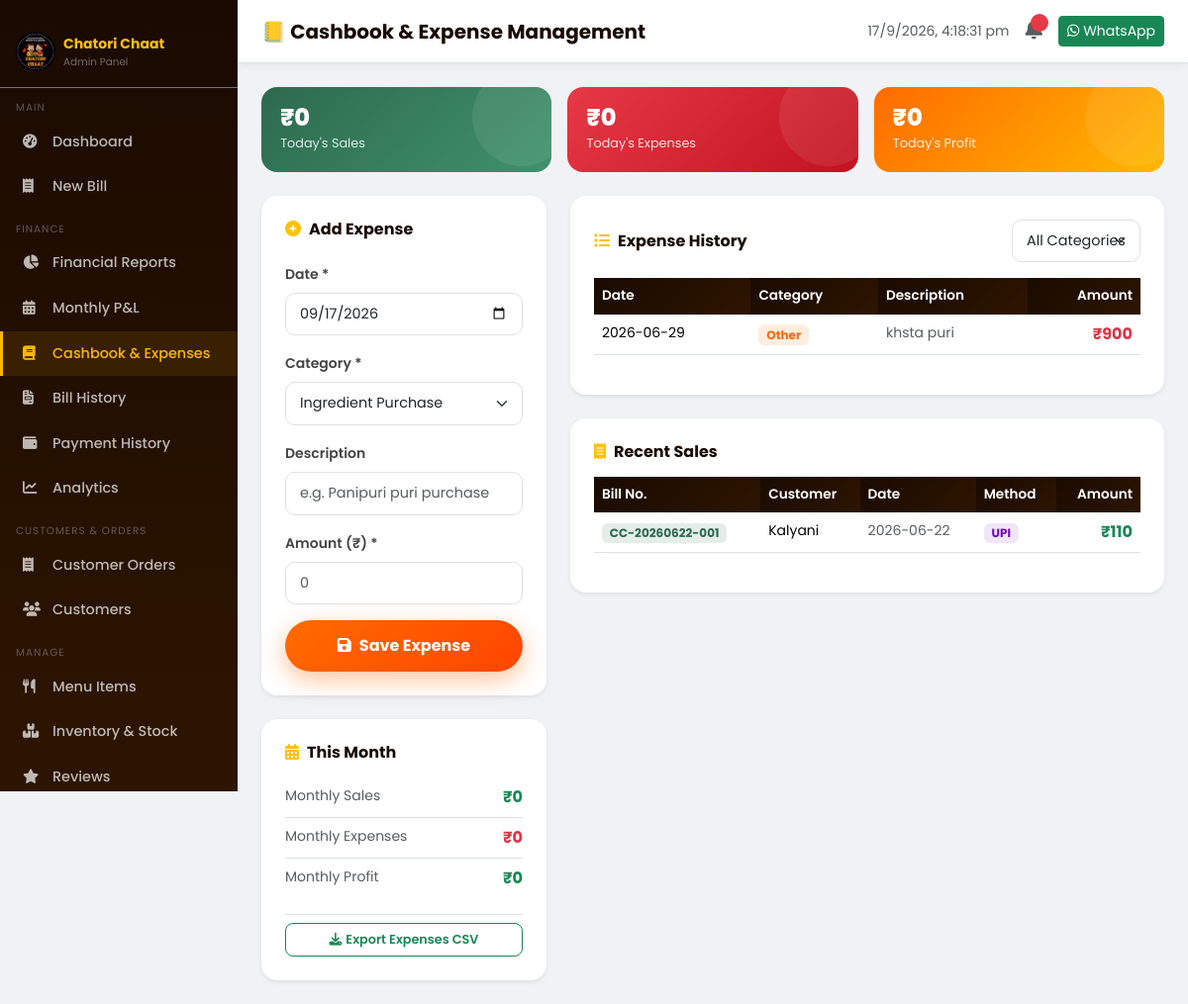
/admin/cashbook (signed in), run on the app's committed database.
### tables this page shows
CREATE TABLE expenses (
            id INTEGER PRIMARY KEY AUTOINCREMENT,
            date TEXT NOT NULL,
            category TEXT NOT NULL,
            description TEXT,
            amount REAL NOT NULL,
            created_at TIMESTAMP DEFAULT CURRENT_TIMESTAMP
        );

CREATE TABLE bills (
            id INTEGER PRIMARY KEY AUTOINCREMENT,
            bill_number TEXT UNIQUE NOT NULL,
            customer_id INTEGER,
            customer_name TEXT,
            mobile TEXT,
            date TEXT NOT NULL,
            subtotal REAL DEFAULT 0,
            discount REAL DEFAULT 0,
            gst REAL DEFAULT 0,
            grand_total REAL DEFAULT 0,
            payment_method TEXT DEFAULT 'Cash',
            payment_status TEXT DEFAULT 'Paid',
            notes TEXT,
            created_at TIMESTAMP DEFAULT CURRENT_TIMESTAMP,
            FOREIGN KEY(customer_id) REFERENCES customers(id)
        );

### app.py (the view)
@app.route('/admin/cashbook')
@login_required
def admin_cashbook():
    conn = get_db()
    today = date.today().isoformat()
    daily_sales = conn.execute("SELECT COALESCE(SUM(grand_total),0) as t FROM bills WHERE date=?", (today,)).fetchone()['t']
    daily_exp = conn.execute("SELECT COALESCE(SUM(amount),0) as t FROM expenses WHERE date=?", (today,)).fetchone()['t']
    expenses = conn.execute("SELECT * FROM expenses ORDER BY date DESC LIMIT 100").fetchall()
    bills = conn.execute("SELECT * FROM bills ORDER BY created_at DESC LIMIT 30").fetchall()
    conn.close()
    return render_template('admin/cashbook.html',
        daily_sales=daily_sales, daily_exp=daily_exp,
        daily_profit=daily_sales-daily_exp,
        expenses=expenses, bills=bills)

### app.py (called while the page is built)
def get_db():
    conn = sqlite3.connect(DB_PATH)
    conn.row_factory = sqlite3.Row
    conn.execute("PRAGMA foreign_keys = ON")
    return conn

def login_required(f):
    @wraps(f)
    def decorated(*args, **kwargs):
        if not session.get('admin'):
            return redirect(url_for('login'))
        return f(*args, **kwargs)
    return decorated

### templates/admin/cashbook.html (shortened to what this page needs)
{% extends "admin/base_admin.html" %}
{% block page_title %}📒 Cashbook & Expense Management{% endblock %}
{% block content %}
<div class="row g-3 mb-4">
  <div class="col-sm-4"><div class="fin-card revenue" style="padding:1.2rem;"><div class="fin-value" style="font-size:1.5rem;">₹{{ "%.0f"|format(daily_sales) }}</div><div class="fin-label">Today's Sales</div></div></div>
  <div class="col-sm-4"><div class="fin-card expense" style="padding:1.2rem;"><div class="fin-value" style="font-size:1.5rem;">₹{{ "%.0f"|format(daily_exp) }}</div><div class="fin-label">Today's Expenses</div></div></div>
  <div class="col-sm-4"><div class="fin-card {% if daily_profit >= 0 %}profit{% else %}expense{% endif %}" style="padding:1.2rem;"><div class="fin-value" style="font-size:1.5rem;">₹{{ "%.0f"|format(daily_profit|abs) }}</div><div class="fin-label">Today's {% if daily_profit >= 0 %}Profit{% else %}Loss{% endif %}</div></div></div>
</div>
<div class="row g-4">
  <div class="col-lg-4">
    <div class="bg-white rounded-4 shadow-sm p-4 mb-4">
      <h6 class="fw-bold mb-4"><i class="fas fa-plus-circle text-warning me-2"></i>Add Expense</h6>
      <div class="row g-3">
        <div class="col-12">
          <label class="form-label small fw-600">Date *</label>
          <input type="date" class="form-control" id="expDate">
        </div>
        <div class="col-12">
          <label class="form-label small fw-600">Category *</label>
          <select class="form-select" id="expCat">
            <option value="Ingredient">Ingredient Purchase</option>
          </select>
        </div>
        <div class="col-12">
          <label class="form-label small fw-600">Description</label>
          <input type="text" class="form-control" id="expDesc" placeholder="e.g. Panipuri puri purchase">
        </div>
        <div class="col-12">
          <label class="form-label small fw-600">Amount (₹) *</label>
          <input type="number" class="form-control" id="expAmt" placeholder="0" min="1">
        </div>
        <div class="col-12">
          <button class="btn btn-saffron w-100" onclick="addExpense()"><i class="fas fa-save me-2"></i>Save Expense</button>
        </div>
      </div>
    </div>
    <div class="bg-white rounded-4 shadow-sm p-4">
      <h6 class="fw-bold mb-3"><i class="fas fa-calendar-alt text-warning me-2"></i>This Month</h6>
      <div id="monthlySummary">
        <div class="d-flex justify-content-between py-2 border-bottom"><span class="small text-muted">Monthly Sales</span><strong id="mSales" class="text-success">Loading…</strong></div>
        <div class="d-flex justify-content-between py-2 border-bottom"><span class="small text-muted">Monthly Expenses</span><strong id="mExp" class="text-danger">—</strong></div>
        <div class="d-flex justify-content-between py-2"><span class="small text-muted">Monthly Profit</span><strong id="mProfit">—</strong></div>
      </div>
      <div class="mt-3 pt-2 border-top">
        <a href="/api/export/expenses/csv" class="btn btn-outline-success btn-sm w-100 export-btn"><i class="fas fa-download me-1"></i>Export Expenses CSV</a>
      </div>
    </div>
  </div>
  <div class="col-lg-8">
    <div class="bg-white rounded-4 shadow-sm p-4 mb-4">
      <div class="d-flex justify-content-between align-items-center mb-3">
        <h6 class="fw-bold mb-0"><i class="fas fa-list text-warning me-2"></i>Expense History</h6>
        <select class="form-select form-select-sm" style="width:auto;" onchange="filterExp(this.value)">
          <option value="">All Categories</option>
        </select>
      </div>
      <div class="table-responsive">
        <table class="table table-cc table-hover" id="expTable">
          <thead><tr><th>Date</th><th>Category</th><th>Description</th><th class="text-end">Amount</th></tr></thead>
          <tbody>
            {% for exp in expenses %}
            <tr data-cat="{{ exp.category }}">
              <td class="small">{{ exp.date }}</td>
              <td><span class="badge" style="background:rgba(255,107,0,0.12);color:var(--saffron);">{{ exp.category }}</span></td>
              <td class="small text-muted">{{ exp.description or '—' }}</td>
              <td class="text-end fw-bold text-danger">₹{{ "%.0f"|format(exp.amount) }}</td>
            </tr>
            {% else %}
            <tr><td colspan="4" class="text-center text-muted py-4">No expenses yet.</td></tr>
            {% endfor %}
          </tbody>
        </table>
      </div>
    </div>
    <div class="bg-white rounded-4 shadow-sm p-4">
      <h6 class="fw-bold mb-3"><i class="fas fa-receipt text-warning me-2"></i>Recent Sales</h6>
      <div class="table-responsive">
        <table class="table table-cc table-hover">
          <thead><tr><th>Bill No.</th><th>Customer</th><th>Date</th><th>Method</th><th class="text-end">Amount</th></tr></thead>
          <tbody>
            {% for bill in bills %}
            <tr>
              <td><span class="badge" style="background:rgba(45,106,79,0.12);color:var(--leaf);">{{ bill.bill_number }}</span></td>
              <td class="small">{{ bill.customer_name or 'Walk-in' }}</td>
              <td class="small text-muted">{{ bill.date }}</td>
              <td><span class="badge badge-{{ 'upi' if bill.payment_method=='UPI' else 'cash' }}">{{ bill.payment_method }}</span></td>
              <td class="text-end fw-bold text-success">₹{{ "%.0f"|format(bill.grand_total) }}</td>
            </tr>
            {% else %}
            <tr><td colspan="5" class="text-center text-muted py-3">No bills yet.</td></tr>
            {% endfor %}
          </tbody>
        </table>
      </div>
    </div>
  </div>
</div>
{% endblock %}

### static/css/style.css (style rules this page uses)
:root { --saffron: #FF6B00; --turmeric: #FFB800; --chili: #E63946; --leaf: #2D6A4F; --leaf-light: #40916C; --dark: #1A0A00; --dark2: #2D1500; --cream: #FFF8F0; --text-dark: #1A0A00; --radius: 16px; --shadow: 0 8px 32px rgba(255,107,0,0.15); }
* { box-sizing: border-box; }
body { font-family: 'Poppins', sans-serif; background: var(--cream); color: var(--text-dark); overflow-x: hidden; }
.btn-saffron { background: linear-gradient(135deg, var(--saffron), #FF4500); color: white; border: none; padding: 14px 32px; border-radius: 50px; font-weight: 700; font-size: 1rem; transition: all 0.3s; box-shadow: 0 8px 24px rgba(255,107,0,0.4); }
.form-control, .form-select { border-radius: 10px; border: 1.5px solid #e0e0e0; padding: 10px 14px; font-size: 0.9rem; transition: border-color 0.2s, box-shadow 0.2s; }
.form-label { font-weight: 600; font-size: 0.875rem; color: #444; }
.table-cc thead th { background: linear-gradient(135deg, var(--dark), var(--dark2)); color: white; border: none; font-weight: 600; font-size: 0.85rem; }
.fin-card { border-radius: 16px; padding: 1.5rem; color: white; position: relative; overflow: hidden; }
.fin-card::after { content: ''; position: absolute; right: -20px; top: -20px; width: 100px; height: 100px; border-radius: 50%; background: rgba(255,255,255,0.08); }
.fin-card.revenue { background: linear-gradient(135deg, #2D6A4F, #40916C); }
.fin-card.expense { background: linear-gradient(135deg, #E63946, #c1121f); }
.fin-card.profit { background: linear-gradient(135deg, #FF6B00, #FFB800); }
.fin-value { font-size: 2rem; font-weight: 800; line-height: 1; }
.fin-label { font-size: 0.8rem; opacity: 0.85; margin-top: 4px; }
.badge-upi { background: rgba(114,9,183,0.1); color: #7209B7; }
.export-btn { border-radius: 8px; font-size: 0.8rem; font-weight: 600; padding: 6px 14px; }

### data on the page
expenses: date "2026-06-29", category "Other", description "khsta puri", amount "900"
bills: bill_number "CC-20260622-001", customer_name "Kalyani", date "2026-06-22", payment_method "UPI", grand_total "110"

### other printed values
{{ "%.0f"|format(daily_sales) }} "0"
{{ "%.0f"|format(daily_exp) }} "0"
{{ "%.0f"|format(daily_profit|abs) }} "0"
